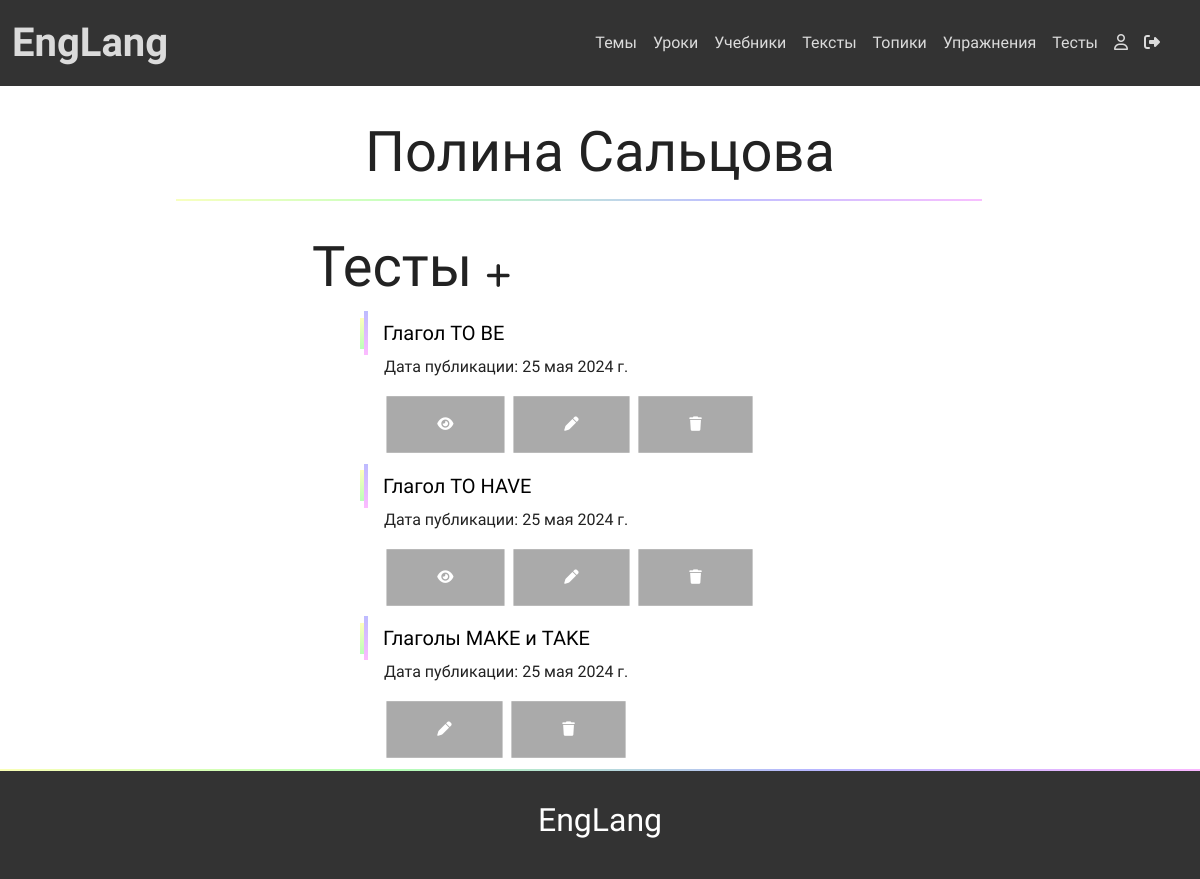
The page /quizzes/my_quizzes/ (signed in) on the database its author committed.
### accounts/models.py (models this page shows, shortened)
class Profile(models.Model):
    user = models.OneToOneField(User, on_delete=models.CASCADE)
    image = models.ImageField(upload_to='profile_pictures', null=True, blank=True, default='profile_pictures/default.png')
    about_me = models.CharField(max_length=300, blank=True, null=True)
    created_at = models.DateTimeField(auto_now_add=True)
    follows = models.ManyToManyField('self', related_name='followed_by', symmetrical=False, blank=True)
    class Meta:
        verbose_name = 'Профиль'
        verbose_name_plural = 'Профили'
    @staticmethod
    def get_profile(user: User):
        profile = Profile.objects.filter(user=user).first()
        if not profile:
            profile = Profile.objects.create(user=user)
        return profile

### quizzes/models.py (models this page shows, shortened)
class Quiz(models.Model):
    author = models.ForeignKey(Profile, null=True, blank=True, on_delete=models.CASCADE)
    name = models.CharField(max_length=120)
    created_at = models.DateTimeField(auto_now_add=True)
    class Meta:
        ordering = ['created_at']
        verbose_name = 'Тест'
        verbose_name_plural = 'Тесты'
    def question_count(self):
        return self.question_set.count()

### quizzes/views.py (the view)
# urls.py: path('my_quizzes/', views.MyQuizzesView.as_view(), name='my_quizzes'),
class MyQuizzesView(MaterialListView):
    model = 'quiz'
    template_name = 'quizzes/quizzes.html'

### exercises/views.py (called while the page is built)
    def get(self, request):
        profile = Profile.get_profile(request.user)
        materials = getattr(profile, f'{self.model}_set').all()
        context = {
            'content': materials,
            'profile': profile
        }
        return render(request, self.template_name, context)

### templates/quizzes/quizzes.html (shortened to what this page needs)
{% extends 'base.html' %}
{% block content %}
{% if profile %}
    <div class="container-fluid">
        <div class="row text-center alert">
            <div class="col-12">
                <h1 class="display-4">{{ profile.user.first_name }} {{ profile.user.last_name }}</h1>
            </div>
            <hr>
        </div>
    </div>
{% endif %}
<div class="container-fluid">
    <div class="row">
        <div class="col-12 offset-md-2 col-md-8 offset-xl-3 col-xl-6">
            <h1 class="display-4">
                Тесты
                {% if user.is_staff %}
                    <a href="{% url 'create_quiz' %}"><i class="fas fa-plus"></i></a>
                {% endif %}
            </h1>
            <div class="list">
                <ul class="unordered_list">
                    {% for quiz in content %}
                        <li>
                            <div class="main">
                                {% if user.is_staff %}
                                    <a href="{% url 'quiz_details' quiz.id %}">{{ quiz.name }}</a>
                                {% else %}
                                    {% if quiz.question_count > 0 %}
                                        <a href="{% url 'display_quiz' quiz.id %}">{{ quiz.name }}</a>
                                    {% endif %}
                                {% endif %}
                            </div>
                            <div class="description">
                                <p>Дата публикации: {{ quiz.created_at|date }}</p>
                            </div>
                            <div class="actions">
                                {% if user.is_staff %}
                                    {% if quiz.question_count > 0 %}
                                        <a class="btn btn-warning" href="{% url 'display_quiz' quiz.id %}"><i class="fas fa-eye"></i></a>
                                    {% endif %}
                                    <a class="btn btn-primary" href="{% url 'update_quiz' quiz.id %}"><i class="fas fa-pen"></i></a>
                                    <a class="btn btn-danger" href="{% url 'delete_quiz' quiz.id %}"><i class="fas fa-trash"></i></a>
                                {% endif %}
                            </div>
                        </li>
                    {% endfor %}
                </ul>
            </div>
        </div>
    </div>
</div>
{% endblock %}

### static/css/style.css (style rules this page uses)
a { text-decoration: none; color: #222; transition: all 0.3s ease; }
.btn { display: inline-block; padding: 15px 50px; background-color: #aaa; font-size: 15px; font-weight: 500; transition: all 0.5s ease; transform: scale(0.96); text-transform: capitalize; color: #fff; border: 3px solid transparent; border-radius: 0px; }
.btn-warning, .btn-success, .btn-primary, .btn-danger { border-radius: 0px; }
.alert { width: 75%; margin: 0 auto; padding-top: 2em; border-radius: 0; }
.alert hr, .bookmarks hr { border-top: 2px solid; border-image: linear-gradient(to right, #ff0,#0f0,#00f,#f0f) 30; width: 95%; margin-top: 0.3em; margin-bottom: 1em; }

### static/css/account.css (style rules this page uses)
h2.display-4 a, h1.display-4 a { font-size: 0.5em !important; }

### static/css/base.css (style rules this page uses)
:root { --gradient: linear-gradient(to right, #ff0, #0f0, #00f, #f0f); --light-gradient: linear-gradient(to right, #ffb, #bfb, #bbf, #fbf); --dark-gradient: linear-gradient(to right, #660, #060, #006, #606); }
body, html { width: 100%; height: 100%; margin: 0; padding: 0; font-family: 'Inter Tight', sans-serif; color: #222; }

### static/css/list.css (style rules this page uses)
.unordered_list { list-style: none; margin: 0 20px; }
.unordered_list li { margin: 10px 0; position: relative; }
.main a { color: black; border-left: 4px solid; border-image: linear-gradient(#bbf, #fbf); border-image-slice: 1; display: block; padding-left: 15px; line-height: 44px; font-size: 20px; position: relative; transition: 0.3s linear; }
.main a:before { content: ""; width: 4px; height: 70%; background: linear-gradient(#ffb,#bfb); position: absolute; top: 15%; left: -8px; transition: 0.3s linear; }
.description { margin: 0 20px; font-weight: 300; }
.actions { margin: 0 20px; }

### rows shown on the page
Profile: user.first_name "Полина", user.last_name "Сальцова"
Quiz: name "Глагол TO BE", created_at "25 мая 2024 г."
Quiz: name "Глагол TO HAVE", created_at "25 мая 2024 г."
Quiz: name "Глаголы MAKE и TAKE", created_at "25 мая 2024 г."
